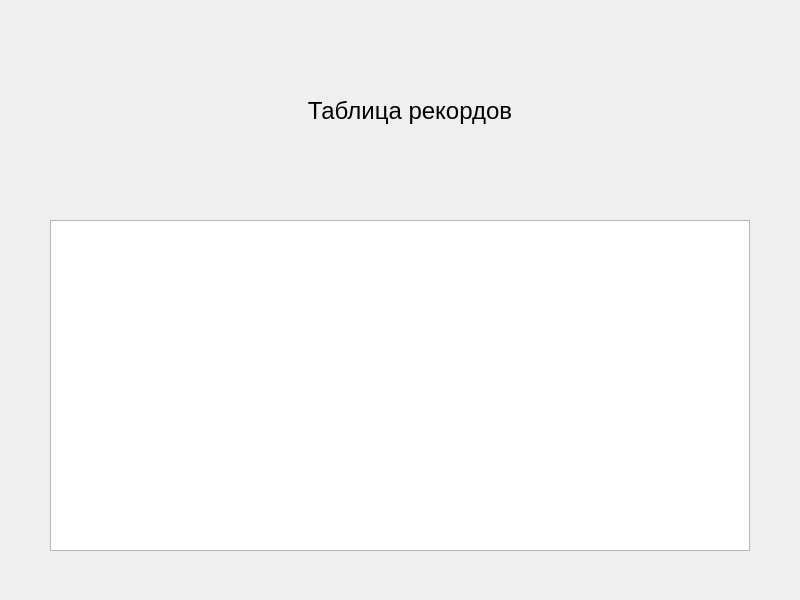
<?xml version="1.0" encoding="UTF-8"?>
<ui version="4.0">
 <class>MainWindow</class>
 <widget class="QMainWindow" name="MainWindow">
  <property name="geometry">
   <rect>
    <x>0</x>
    <y>0</y>
    <width>800</width>
    <height>600</height>
   </rect>
  </property>
  <property name="windowTitle">
   <string>MainWindow</string>
  </property>
  <property name="styleSheet">
   <string notr="true">/*
 * The MIT License (MIT)
 *
 * Copyright (c) &lt;2013-2014&gt; &lt;Colin Duquesnoy&gt;
 *
 * Permission is hereby granted, free of charge, to any person obtaining a copy
 * of this software and associated documentation files (the &quot;Software&quot;), to deal
 * in the Software without restriction, including without limitation the rights
 * to use, copy, modify, merge, publish, distribute, sublicense, and/or sell
 * copies of the Software, and to permit persons to whom the Software is
 * furnished to do so, subject to the following conditions:

 * The above copyright notice and this permission notice shall be included in
 * all copies or substantial portions of the Software.

 * THE SOFTWARE IS PROVIDED &quot;AS IS&quot;, WITHOUT WARRANTY OF ANY KIND, EXPRESS OR
 * IMPLIED, INCLUDING BUT NOT LIMITED TO THE WARRANTIES OF MERCHANTABILITY,
 * FITNESS FOR A PARTICULAR PURPOSE AND NONINFRINGEMENT. IN NO EVENT SHALL THE
 * AUTHORS OR COPYRIGHT HOLDERS BE LIABLE FOR ANY CLAIM, DAMAGES OR OTHER
 * LIABILITY, WHETHER IN AN ACTION OF CONTRACT, TORT OR OTHERWISE, ARISING FROM,
 * OUT OF OR IN CONNECTION WITH THE SOFTWARE OR THE USE OR OTHER DEALINGS IN
 * THE SOFTWARE.
 */
QToolTip
{
    border: 1px solid #76797C;
    background-color: rgb(90, 102, 117);;
    color: white;
    padding: 5px;
    opacity: 200;
}

QWidget
{
    color: #eff0f1;
    background-color: #FFFFFF;
    selection-background-color:#3daee9;
    selection-color: #eff0f1;
    background-clip: border;
    border-image: none;
    border: 0px transparent black;
    outline: 0;
}

QWidget:item:hover
{
    background-color: #3daee9;
    color: #eff0f1;
}

QWidget:item:selected
{
    background-color: #3daee9;
}

QCheckBox
{
    spacing: 5px;
    outline: none;
    color: #eff0f1;
    margin-bottom: 2px;
}

QCheckBox:disabled
{
    color: #76797C;
}

QCheckBox::indicator,
QGroupBox::indicator
{
    width: 18px;
    height: 18px;
}
QGroupBox::indicator
{
    margin-left: 2px;
}

QCheckBox::indicator:unchecked
{
    image: url(:/qss_icons/Dark_rc/checkbox_unchecked.png);
}

QCheckBox::indicator:unchecked:hover,
QCheckBox::indicator:unchecked:focus,
QCheckBox::indicator:unchecked:pressed,
QGroupBox::indicator:unchecked:hover,
QGroupBox::indicator:unchecked:focus,
QGroupBox::indicator:unchecked:pressed
{
  border: none;
    image: url(:/qss_icons/Dark_rc/checkbox_unchecked_focus.png);
}

QCheckBox::indicator:checked
{
    image: url(:/qss_icons/Dark_rc/checkbox_checked.png);
}

QCheckBox::indicator:checked:hover,
QCheckBox::indicator:checked:focus,
QCheckBox::indicator:checked:pressed,
QGroupBox::indicator:checked:hover,
QGroupBox::indicator:checked:focus,
QGroupBox::indicator:checked:pressed
{
  border: none;
    image: url(:/qss_icons/Dark_rc/checkbox_checked_focus.png);
}


QCheckBox::indicator:indeterminate
{
    image: url(:/qss_icons/Dark_rc/checkbox_indeterminate.png);
}

QCheckBox::indicator:indeterminate:focus,
QCheckBox::indicator:indeterminate:hover,
QCheckBox::indicator:indeterminate:pressed
{
    image: url(:/qss_icons/Dark_rc/checkbox_indeterminate_focus.png);
}

QCheckBox::indicator:checked:disabled,
QGroupBox::indicator:checked:disabled
{
    image: url(:/qss_icons/Dark_rc/checkbox_checked_disabled.png);
}

QCheckBox::indicator:unchecked:disabled,
QGroupBox::indicator:unchecked:disabled
{
    image: url(:/qss_icons/Dark_rc/checkbox_unchecked_disabled.png);
}

QRadioButton
{
    spacing: 5px;
    outline: none;
    color: #eff0f1;
    margin-bottom: 2px;
}

QRadioButton:disabled
{
    color: #76797C;
}
QRadioButton::indicator
{
    width: 21px;
    height: 21px;
}

QRadioButton::indicator:unchecked
{
    image: url(:/qss_icons/Dark_rc/radio_unchecked.png);
}


QRadioButton::indicator:unchecked:hover,
QRadioButton::indicator:unchecked:focus,
QRadioButton::indicator:unchecked:pressed
{
    border: none;
    outline: none;
    image: url(:/qss_icons/Dark_rc/radio_unchecked_focus.png);
}

QRadioButton::indicator:checked
{
    border: none;
    outline: none;
    image: url(:/qss_icons/Dark_rc/radio_checked.png);
}

QRadioButton::indicator:checked:hover,
QRadioButton::indicator:checked:focus,
QRadioButton::indicator:checked:pressed
{
    border: none;
    outline: none;
    image: url(:/qss_icons/Dark_rc/radio_checked_focus.png);
}

QRadioButton::indicator:checked:disabled
{
    outline: none;
    image: url(:/qss_icons/Dark_rc/radio_checked_disabled.png);
}

QRadioButton::indicator:unchecked:disabled
{
    image: url(:/qss_icons/Dark_rc/radio_unchecked_disabled.png);
}


QMenuBar
{
    background-color: #31363b;
    color: #eff0f1;
}

QMenuBar::item
{
    background: transparent;
}

QMenuBar::item:selected
{
    background: transparent;
    border: 1px solid #76797C;
}

QMenuBar::item:pressed
{
    border: 1px solid #76797C;
    background-color: #3daee9;
    color: #eff0f1;
    margin-bottom:-1px;
    padding-bottom:1px;
}

QMenu
{
    border: 1px solid #76797C;
    color: #eff0f1;
    margin: 2px;
}

QMenu::icon
{
    margin: 5px;
}

QMenu::item
{
    padding: 5px 30px 5px 30px;
    margin-left: 5px;
    border: 1px solid transparent; /* reserve space for selection border */
}

QMenu::item:selected
{
    color: #eff0f1;
}

QMenu::separator {
    height: 2px;
    background: lightblue;
    margin-left: 10px;
    margin-right: 5px;
}

QMenu::indicator {
    width: 18px;
    height: 18px;
}

/* non-exclusive indicator = check box style indicator
   (see QActionGroup::setExclusive) */
QMenu::indicator:non-exclusive:unchecked {
    image: url(:/qss_icons/Dark_rc/checkbox_unchecked.png);
}

QMenu::indicator:non-exclusive:unchecked:selected {
    image: url(:/qss_icons/Dark_rc/checkbox_unchecked_disabled.png);
}

QMenu::indicator:non-exclusive:checked {
    image: url(:/qss_icons/Dark_rc/checkbox_checked.png);
}

QMenu::indicator:non-exclusive:checked:selected {
    image: url(:/qss_icons/Dark_rc/checkbox_checked_disabled.png);
}

/* exclusive indicator = radio button style indicator (see QActionGroup::setExclusive) */
QMenu::indicator:exclusive:unchecked {
    image: url(:/qss_icons/Dark_rc/radio_unchecked.png);
}

QMenu::indicator:exclusive:unchecked:selected {
    image: url(:/qss_icons/Dark_rc/radio_unchecked_disabled.png);
}

QMenu::indicator:exclusive:checked {
    image: url(:/qss_icons/Dark_rc/radio_checked.png);
}

QMenu::indicator:exclusive:checked:selected {
    image: url(:/qss_icons/Dark_rc/radio_checked_disabled.png);
}

QMenu::right-arrow {
    margin: 5px;
    image: url(:/qss_icons/Dark_rc/right_arrow.png)
}


QWidget:disabled
{
    color: #454545;
    background-color: #31363b;
}

QAbstractItemView
{
    alternate-background-color: #31363b;
    color: #eff0f1;
    border: 1px solid 3A3939;
    border-radius: 2px;
}

QWidget:focus, QMenuBar:focus
{
    border: 1px solid #3daee9;
}
QWidget
{
	background-color: rgb(96, 106, 116);
}

QTabWidget:focus, QCheckBox:focus, QRadioButton:focus, QSlider:focus
{
    border: none;
}

QLineEdit
{
    background-color: #232629;
    padding: 5px;
    border-style: solid;
    border: 1px solid #76797C;
    border-radius: 2px;
    color: #eff0f1;
}

QGroupBox {
    border:1px solid #76797C;
    border-radius: 2px;
    margin-top: 20px;
}

QGroupBox::title {
    subcontrol-origin: margin;
    subcontrol-position: top center;
    padding-left: 10px;
    padding-right: 10px;
    padding-top: 10px;
}

QAbstractScrollArea
{
    border-radius: 2px;
    border: 1px solid #76797C;
    background-color: transparent;
}

QScrollBar:horizontal
{
    height: 15px;
    margin: 3px 15px 3px 15px;
    border: 1px transparent #2A2929;
    border-radius: 4px;
    background-color: #2A2929;
}

QScrollBar::handle:horizontal
{
    background-color: #605F5F;
    min-width: 5px;
    border-radius: 4px;
}

QScrollBar::add-line:horizontal
{
    margin: 0px 3px 0px 3px;
    border-image: url(:/qss_icons/Dark_rc/right_arrow_disabled.png);
    width: 10px;
    height: 10px;
    subcontrol-position: right;
    subcontrol-origin: margin;
}

QScrollBar::sub-line:horizontal
{
    margin: 0px 3px 0px 3px;
    border-image: url(:/qss_icons/Dark_rc/left_arrow_disabled.png);
    height: 10px;
    width: 10px;
    subcontrol-position: left;
    subcontrol-origin: margin;
}

QScrollBar::add-line:horizontal:hover,QScrollBar::add-line:horizontal:on
{
    border-image: url(:/qss_icons/Dark_rc/right_arrow.png);
    height: 10px;
    width: 10px;
    subcontrol-position: right;
    subcontrol-origin: margin;
}


QScrollBar::sub-line:horizontal:hover, QScrollBar::sub-line:horizontal:on
{
    border-image: url(:/qss_icons/Dark_rc/left_arrow.png);
    height: 10px;
    width: 10px;
    subcontrol-position: left;
    subcontrol-origin: margin;
}

QScrollBar::up-arrow:horizontal, QScrollBar::down-arrow:horizontal
{
    background: none;
}


QScrollBar::add-page:horizontal, QScrollBar::sub-page:horizontal
{
    background: none;
}

QScrollBar:vertical
{
    background-color: #2A2929;
    width: 15px;
    margin: 15px 3px 15px 3px;
    border: 1px transparent #2A2929;
    border-radius: 4px;
}

QScrollBar::handle:vertical
{
    background-color: #605F5F;
    min-height: 5px;
    border-radius: 4px;
}

QScrollBar::sub-line:vertical
{
    margin: 3px 0px 3px 0px;
    border-image: url(:/qss_icons/Dark_rc/up_arrow_disabled.png);
    height: 10px;
    width: 10px;
    subcontrol-position: top;
    subcontrol-origin: margin;
}

QScrollBar::add-line:vertical
{
    margin: 3px 0px 3px 0px;
    border-image: url(:/qss_icons/Dark_rc/down_arrow_disabled.png);
    height: 10px;
    width: 10px;
    subcontrol-position: bottom;
    subcontrol-origin: margin;
}

QScrollBar::sub-line:vertical:hover,QScrollBar::sub-line:vertical:on
{

    border-image: url(:/qss_icons/Dark_rc/up_arrow.png);
    height: 10px;
    width: 10px;
    subcontrol-position: top;
    subcontrol-origin: margin;
}


QScrollBar::add-line:vertical:hover, QScrollBar::add-line:vertical:on
{
    border-image: url(:/qss_icons/Dark_rc/down_arrow.png);
    height: 10px;
    width: 10px;
    subcontrol-position: bottom;
    subcontrol-origin: margin;
}

QScrollBar::up-arrow:vertical, QScrollBar::down-arrow:vertical
{
    background: none;
}


QScrollBar::add-page:vertical, QScrollBar::sub-page:vertical
{
    background: none;
}

QTextEdit
{
    background-color: #232629;
    color: #eff0f1;
    border: 1px solid #76797C;
}

QPlainTextEdit
{
    background-color: #232629;;
    color: #eff0f1;
    border-radius: 2px;
    border: 1px solid #76797C;
}

QHeaderView::section
{
    background-color: #76797C;
    color: #eff0f1;
    padding: 5px;
    border: 1px solid #76797C;
}

QSizeGrip {
    image: url(:/qss_icons/Dark_rc/sizegrip.png);
    width: 12px;
    height: 12px;
}


QMainWindow::separator
{
    background-color: #31363b;
    color: white;
    padding-left: 4px;
    spacing: 2px;
    border: 1px dashed #76797C;
}

QMainWindow::separator:hover
{

    background-color: #white;
    color: white;
    padding-left: 4px;
    border: 1px solid #76797C;
    spacing: 2px;
}


QMenu::separator
{
    height: 1px;
    background-color: #76797C;
    color: white;
    padding-left: 4px;
    margin-left: 10px;
    margin-right: 5px;
}


QFrame
{
    border-radius: 2px;
    border: 1px solid #76797C;
}

QFrame[frameShape=&quot;0&quot;]
{
    border-radius: 2px;
    border: 1px transparent #76797C;
}

QStackedWidget
{
    border: 1px transparent black;
}

QToolBar {
    border: 1px transparent #393838;
    background: 1px solid #31363b;
    font-weight: bold;
}

QToolBar::handle:horizontal {
    image: url(:/qss_icons/Dark_rc/Hmovetoolbar.png);
}
QToolBar::handle:vertical {
    image: url(:/qss_icons/Dark_rc/Vmovetoolbar.png);
}
QToolBar::separator:horizontal {
    image: url(:/qss_icons/Dark_rc/Hsepartoolbar.png);
}
QToolBar::separator:vertical {
    image: url(:/qss_icons/Dark_rc/Vsepartoolbar.png);
}
QToolButton#qt_toolbar_ext_button {
    background: #58595a
}

QPushButton
{
    color: #eff0f1;
    background-color: #31363b;
    border-width: 1px;
    border-color: #76797C;
    border-style: solid;
    padding: 5px;
    border-radius: 2px;
    outline: none;
}

QPushButton:disabled
{
    background-color: #31363b;
    border-width: 1px;
    border-color: #454545;
    border-style: solid;
    padding-top: 5px;
    padding-bottom: 5px;
    padding-left: 10px;
    padding-right: 10px;
    border-radius: 2px;
    color: #454545;
}


QPushButton:pressed
{
    background-color: #3daee9;
    padding-top: -15px;
    padding-bottom: -17px;
}
QComboBox
{
    selection-background-color: #3daee9;
    border-style: solid;
    border: 1px solid #76797C;
    border-radius: 2px;
    padding: 5px;
    min-width: 75px;
}

QPushButton:checked{
    background-color: #76797C;
    border-color: #6A6969;
}

QComboBox:hover,QPushButton:hover,QAbstractSpinBox:hover,QLineEdit:hover,QTextEdit:hover,QPlainTextEdit:hover,QAbstractView:hover,QTreeView:hover
{
    border: 1px solid #3daee9;
    color: #eff0f1;
}

QComboBox:on
{
    padding-top: 3px;
    padding-left: 4px;
    selection-background-color: #4a4a4a;
}

QComboBox QAbstractItemView
{
    background-color: #232629;
    border-radius: 2px;
    border: 1px solid #76797C;
    selection-background-color: #3daee9;
}

QComboBox::drop-down
{
    subcontrol-origin: padding;
    subcontrol-position: top right;
    width: 15px;

    border-left-width: 0px;
    border-left-color: darkgray;
    border-left-style: solid;
    border-top-right-radius: 3px;
    border-bottom-right-radius: 3px;
}

QComboBox::down-arrow
{
    image: url(:/qss_icons/Dark_rc/down_arrow_disabled.png);
}

QComboBox::down-arrow:on, QComboBox::down-arrow:hover,
QComboBox::down-arrow:focus
{
    image: url(:/qss_icons/Dark_rc/down_arrow.png);
}

QAbstractSpinBox {
    padding: 5px;
    border: 1px solid #76797C;
    background-color: #232629;
    color: #eff0f1;
    border-radius: 2px;
    min-width: 75px;
}

QAbstractSpinBox:up-button
{
    background-color: transparent;
    subcontrol-origin: border;
    subcontrol-position: center right;
}

QAbstractSpinBox:down-button
{
    background-color: transparent;
    subcontrol-origin: border;
    subcontrol-position: center left;
}

QAbstractSpinBox::up-arrow,QAbstractSpinBox::up-arrow:disabled,QAbstractSpinBox::up-arrow:off {
    image: url(:/qss_icons/Dark_rc/up_arrow_disabled.png);
    width: 10px;
    height: 10px;
}
QAbstractSpinBox::up-arrow:hover
{
    image: url(:/qss_icons/Dark_rc/up_arrow.png);
}


QAbstractSpinBox::down-arrow,QAbstractSpinBox::down-arrow:disabled,QAbstractSpinBox::down-arrow:off
{
    image: url(:/qss_icons/Dark_rc/down_arrow_disabled.png);
    width: 10px;
    height: 10px;
}
QAbstractSpinBox::down-arrow:hover
{
    image: url(:/qss_icons/Dark_rc/down_arrow.png);
}
QMenuWidget
{
	background-color: #31363b;
	color: #31363b;

}

QLabel
{
    border: 0px solid black;
}

QTabWidget{
    border: 0px transparent black;
}

QTabWidget::pane {
    border: 1px solid #76797C;
    padding: 5px;
    margin: 0px;
}

QTabBar
{
    qproperty-drawBase: 0;
    left: 5px; /* move to the right by 5px */
    border-radius: 3px;
}

QTabBar:focus
{
    border: 0px transparent black;
}

QTabBar::close-button  {
    image: url(:/qss_icons/Dark_rc/close.png);
    background: transparent;
}

QTabBar::close-button:hover
{
    image: url(:/qss_icons/Dark_rc/close-hover.png);
    background: transparent;
}

QTabBar::close-button:pressed {
    image: url(:/qss_icons/Dark_rc/close-pressed.png);
    background: transparent;
}

/* TOP TABS */
QTabBar::tab:top {
    color: #eff0f1;
    border: 1px solid #76797C;
    border-bottom: 1px transparent black;
    background-color: #31363b;
    padding: 5px;
    min-width: 50px;
    border-top-left-radius: 2px;
    border-top-right-radius: 2px;
}

QTabBar::tab:top:!selected
{
    color: #eff0f1;
    background-color: #54575B;
    border: 1px solid #76797C;
    border-bottom: 1px transparent black;
    border-top-left-radius: 2px;
    border-top-right-radius: 2px;    
}

QTabBar::tab:top:!selected:hover {
    background-color: #3daee9;
}

/* BOTTOM TABS */
QTabBar::tab:bottom {
    color: #eff0f1;
    border: 1px solid #76797C;
    border-top: 1px transparent black;
    background-color: #31363b;
    padding: 5px;
    border-bottom-left-radius: 2px;
    border-bottom-right-radius: 2px;
    min-width: 50px;
}

QTabBar::tab:bottom:!selected
{
    color: #eff0f1;
    background-color: #54575B;
    border: 1px solid #76797C;
    border-top: 1px transparent black;
    border-bottom-left-radius: 2px;
    border-bottom-right-radius: 2px;
}

QTabBar::tab:bottom:!selected:hover {
    background-color: #3daee9;
}

/* LEFT TABS */
QTabBar::tab:left {
    color: #eff0f1;
    border: 1px solid #76797C;
    border-left: 1px transparent black;
    background-color: #31363b;
    padding: 5px;
    border-top-right-radius: 2px;
    border-bottom-right-radius: 2px;
    min-height: 50px;
}

QTabBar::tab:left:!selected
{
    color: #eff0f1;
    background-color: #54575B;
    border: 1px solid #76797C;
    border-left: 1px transparent black;
    border-top-right-radius: 2px;
    border-bottom-right-radius: 2px;
}

QTabBar::tab:left:!selected:hover {
    background-color: #3daee9;
}


/* RIGHT TABS */
QTabBar::tab:right {
    color: #eff0f1;
    border: 1px solid #76797C;
    border-right: 1px transparent black;
    background-color: #31363b;
    padding: 5px;
    border-top-left-radius: 2px;
    border-bottom-left-radius: 2px;
    min-height: 50px;
}

QTabBar::tab:right:!selected
{
    color: #eff0f1;
    background-color: #54575B;
    border: 1px solid #76797C;
    border-right: 1px transparent black;
    border-top-left-radius: 2px;
    border-bottom-left-radius: 2px;
}

QTabBar::tab:right:!selected:hover {
    background-color: #3daee9;
}

QTabBar QToolButton::right-arrow:enabled {
     image: url(:/qss_icons/Dark_rc/right_arrow.png);
 }

 QTabBar QToolButton::left-arrow:enabled {
     image: url(:/qss_icons/Dark_rc/left_arrow.png);
 }

QTabBar QToolButton::right-arrow:disabled {
     image: url(:/qss_icons/Dark_rc/right_arrow_disabled.png);
 }

 QTabBar QToolButton::left-arrow:disabled {
     image: url(:/qss_icons/Dark_rc/left_arrow_disabled.png);
 }


QDockWidget {
    background: #31363b;
    border: 1px solid #403F3F;
    titlebar-close-icon: url(:/qss_icons/Dark_rc/close.png);
    titlebar-normal-icon: url(:/qss_icons/Dark_rc/undock.png);
}

QDockWidget::close-button, QDockWidget::float-button {
    border: 1px solid transparent;
    border-radius: 2px;
    background: transparent;
}

QDockWidget::close-button:hover, QDockWidget::float-button:hover {
    background: rgba(255, 255, 255, 10);
}

QDockWidget::close-button:pressed, QDockWidget::float-button:pressed {
    padding: 1px -1px -1px 1px;
    background: rgba(255, 255, 255, 10);
}

QTreeView, QListView
{
    border: 1px solid #76797C;
    background-color: #232629;
}

QTreeView:branch:selected, QTreeView:branch:hover
{
    background: url(:/qss_icons/Dark_rc/transparent.png);
}

QTreeView::branch:has-siblings:!adjoins-item {
    border-image: url(:/qss_icons/Dark_rc/transparent.png);
}

QTreeView::branch:has-siblings:adjoins-item {
    border-image: url(:/qss_icons/Dark_rc/transparent.png);
}

QTreeView::branch:!has-children:!has-siblings:adjoins-item {
    border-image: url(:/qss_icons/Dark_rc/transparent.png);
}

QTreeView::branch:has-children:!has-siblings:closed,
QTreeView::branch:closed:has-children:has-siblings {
    image: url(:/qss_icons/Dark_rc/branch_closed.png);
}

QTreeView::branch:open:has-children:!has-siblings,
QTreeView::branch:open:has-children:has-siblings  {
    image: url(:/qss_icons/Dark_rc/branch_open.png);
}

QTreeView::branch:has-children:!has-siblings:closed:hover,
QTreeView::branch:closed:has-children:has-siblings:hover {
    image: url(:/qss_icons/Dark_rc/branch_closed-on.png);
    }

QTreeView::branch:open:has-children:!has-siblings:hover,
QTreeView::branch:open:has-children:has-siblings:hover  {
    image: url(:/qss_icons/Dark_rc/branch_open-on.png);
    }

QListView::item:!selected:hover, QTreeView::item:!selected:hover  {
    background: rgba(167,218,245, 0.3);
    outline: 0;
    color: #eff0f1
}

QListView::item:selected:hover, QTreeView::item:selected:hover  {
    background: #3daee9;
    color: #eff0f1;
}

QSlider::groove:horizontal {
    border: 1px solid #565a5e;
    height: 4px;
    background: #565a5e;
    margin: 0px;
    border-radius: 2px;
}

QSlider::handle:horizontal {
    background: #232629;
    border: 1px solid #565a5e;
    width: 16px;
    height: 16px;
    margin: -8px 0;
    border-radius: 9px;
}

QSlider::groove:vertical {
    border: 1px solid #565a5e;
    width: 4px;
    background: #565a5e;
    margin: 0px;
    border-radius: 3px;
}

QSlider::handle:vertical {
    background: #232629;
    border: 1px solid #565a5e;
    width: 16px;
    height: 16px;
    margin: 0 -8px;
    border-radius: 9px;
}

QToolButton {
    background-color: transparent;
    border: 1px transparent #76797C;
    border-radius: 2px;
    margin: 3px;
    padding: 5px;
}

QToolButton[popupMode=&quot;1&quot;] { /* only for MenuButtonPopup */
 padding-right: 20px; /* make way for the popup button */
 border: 1px #76797C;
 border-radius: 5px;
}

QToolButton[popupMode=&quot;2&quot;] { /* only for InstantPopup */
 padding-right: 10px; /* make way for the popup button */
 border: 1px #76797C;
}


QToolButton:hover, QToolButton::menu-button:hover {
    background-color: transparent;
    border: 1px solid #3daee9;
    padding: 5px;
}

QToolButton:checked, QToolButton:pressed,
        QToolButton::menu-button:pressed {
    background-color: #3daee9;
    border: 1px solid #3daee9;
    padding: 5px;
}

/* the subcontrol below is used only in the InstantPopup or DelayedPopup mode */
QToolButton::menu-indicator {
    image: url(:/qss_icons/Dark_rc/down_arrow.png);
    top: -7px; left: -2px; /* shift it a bit */
}

/* the subcontrols below are used only in the MenuButtonPopup mode */
QToolButton::menu-button {
    border: 1px transparent #76797C;
    border-top-right-radius: 6px;
    border-bottom-right-radius: 6px;
    /* 16px width + 4px for border = 20px allocated above */
    width: 16px;
    outline: none;
}

QToolButton::menu-arrow {
    image: url(:/qss_icons/Dark_rc/down_arrow.png);
}

QToolButton::menu-arrow:open {
    border: 1px solid #76797C;
}

QPushButton::menu-indicator  {
    subcontrol-origin: padding;
    subcontrol-position: bottom right;
    left: 8px;
}

QTableView
{
    border: 1px solid #76797C;
    gridline-color: #31363b;
    background-color: #232629;
}


QTableView, QHeaderView
{
    border-radius: 0px;
}

QTableView::item:pressed, QListView::item:pressed, QTreeView::item:pressed  {
    background: #3daee9;
    color: #eff0f1;
}

QTableView::item:selected:active, QTreeView::item:selected:active, QListView::item:selected:active  {
    background: #3daee9;
    color: #eff0f1;
}


QHeaderView
{
    background-color: #31363b;
    border: 1px transparent;
    border-radius: 0px;
    margin: 0px;
    padding: 0px;

}

QHeaderView::section  {
    background-color: #31363b;
    color: #eff0f1;
    padding: 5px;
    border: 1px solid #76797C;
    border-radius: 0px;
    text-align: center;
}

QHeaderView::section::vertical::first, QHeaderView::section::vertical::only-one
{
    border-top: 1px solid #76797C;
}

QHeaderView::section::vertical
{
    border-top: transparent;
}

QHeaderView::section::horizontal::first, QHeaderView::section::horizontal::only-one
{
    border-left: 1px solid #76797C;
}

QHeaderView::section::horizontal
{
    border-left: transparent;
}


QHeaderView::section:checked
 {
    color: white;
    background-color: #334e5e;
 }

 /* style the sort indicator */
QHeaderView::down-arrow {
    image: url(:/qss_icons/Dark_rc/down_arrow.png);
}

QHeaderView::up-arrow {
    image: url(:/qss_icons/Dark_rc/up_arrow.png);
}


QTableCornerButton::section {
    background-color: #31363b;
    border: 1px transparent #76797C;
    border-radius: 0px;
}

QToolBox  {
    padding: 5px;
    border: 1px transparent black;
}

QToolBox::tab {
    color: #eff0f1;
    background-color: #31363b;
    border: 1px solid #76797C;
    border-bottom: 1px transparent #31363b;
    border-top-left-radius: 5px;
    border-top-right-radius: 5px;
}

QToolBox::tab:selected { /* italicize selected tabs */
    font: italic;
    background-color: #31363b;
    border-color: #3daee9;
 }

QStatusBar::item {
    border: 0px transparent dark;
 }


QFrame[height=&quot;3&quot;], QFrame[width=&quot;3&quot;] {
    background-color: #76797C;
}


QSplitter::handle {
    border: 1px dashed #76797C;
}

QSplitter::handle:hover {
    background-color: #787876;
    border: 1px solid #76797C;
}

QSplitter::handle:horizontal {
    width: 1px;
}

QSplitter::handle:vertical {
    height: 1px;
}

QProgressBar {
    border: 1px solid #76797C;
    border-radius: 5px;
    text-align: center;
}

QProgressBar::chunk {
    background-color: #05B8CC;
}

QDateEdit
{
    selection-background-color: #3daee9;
    border-style: solid;
    border: 1px solid #3375A3;
    border-radius: 2px;
    padding: 1px;
    min-width: 75px;
}

QDateEdit:on
{
    padding-top: 3px;
    padding-left: 4px;
    selection-background-color: #4a4a4a;
}

QDateEdit QAbstractItemView
{
    background-color: #232629;
    border-radius: 2px;
    border: 1px solid #3375A3;
    selection-background-color: #3daee9;
}

QDateEdit::drop-down
{
    subcontrol-origin: padding;
    subcontrol-position: top right;
    width: 15px;
    border-left-width: 0px;
    border-left-color: darkgray;
    border-left-style: solid;
    border-top-right-radius: 3px;
    border-bottom-right-radius: 3px;
}

QDateEdit::down-arrow
{
    image: url(:/qss_icons/Dark_rc/down_arrow_disabled.png);
}

QDateEdit::down-arrow:on, QDateEdit::down-arrow:hover,
QDateEdit::down-arrow:focus
{
    image: url(:/qss_icons/Dark_rc/down_arrow.png);
}</string>
  </property>
  <widget class="QWidget" name="centralwidget">
   <widget class="QTableWidget" name="table">
    <property name="geometry">
     <rect>
      <x>50</x>
      <y>220</y>
      <width>700</width>
      <height>331</height>
     </rect>
    </property>
   </widget>
   <widget class="QLabel" name="label_2">
    <property name="geometry">
     <rect>
      <x>10</x>
      <y>80</y>
      <width>800</width>
      <height>61</height>
     </rect>
    </property>
    <property name="font">
     <font>
      <family>Segoe UI</family>
      <pointsize>18</pointsize>
     </font>
    </property>
    <property name="text">
     <string>Таблица рекордов</string>
    </property>
    <property name="textFormat">
     <enum>Qt::AutoText</enum>
    </property>
    <property name="alignment">
     <set>Qt::AlignCenter</set>
    </property>
   </widget>
  </widget>
 </widget>
 <resources/>
 <connections/>
</ui>
